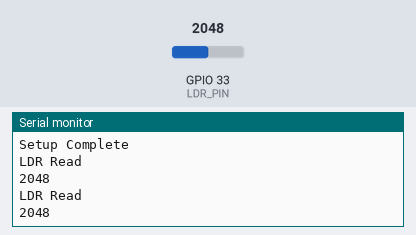
The sketch below on a simulated ESP32. On the bench: the last lines printed to the serial monitor. The inputs (shaded band) are chosen by the test bench; at power-on: GPIO 33 (LDR_PIN) = 2048.

Above: at 2.8 s.
2.9 s: GPIO 33 (LDR_PIN) set to 2866
At 4.7 s:
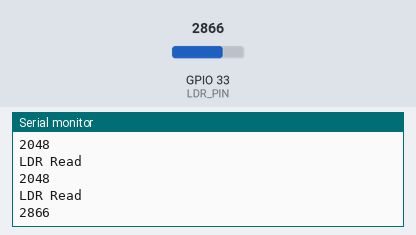
5.6 s: GPIO 33 (LDR_PIN) set to 3603
At 7.5 s:
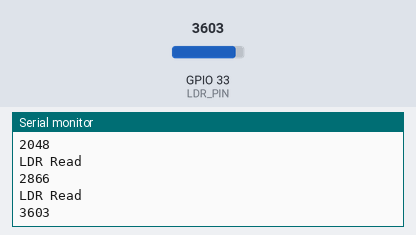
Timing chart, 0 to 9.0 s (numbered marks = the images above; inputs shaded):
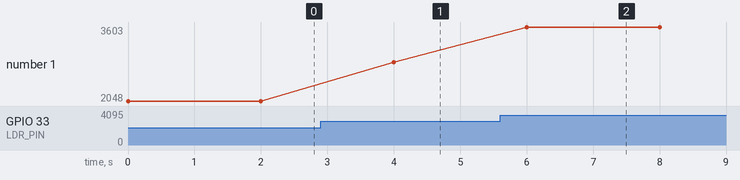

The sketch:

lrd-test-esp32.ino
```cpp
// LDR Test
// Board ESP32

int LDR_PIN = 33;

void setup() {
  // put your setup code here, to run once:
  adcAttachPin(LDR_PIN);
  Serial.begin(9600);
  Serial.println("Setup Complete");
}

void loop() {
  // put your main code here, to run repeatedly:
  Serial.println("LDR Read");
  int ldr_value = analogRead(LDR_PIN);
  Serial.println(ldr_value);
  delay(2000);
}
```

Measured:
- after the input at 2.9 s, the serial monitor: prints a new line after 1.1 s (image 1)
- after the input at 5.6 s, the serial monitor: prints a new line after 0.40 s (image 2)
- plotted number 1: 2048 → 2866 after the input at 2.9 s, 2866 → 3603 after the input at 5.6 s
